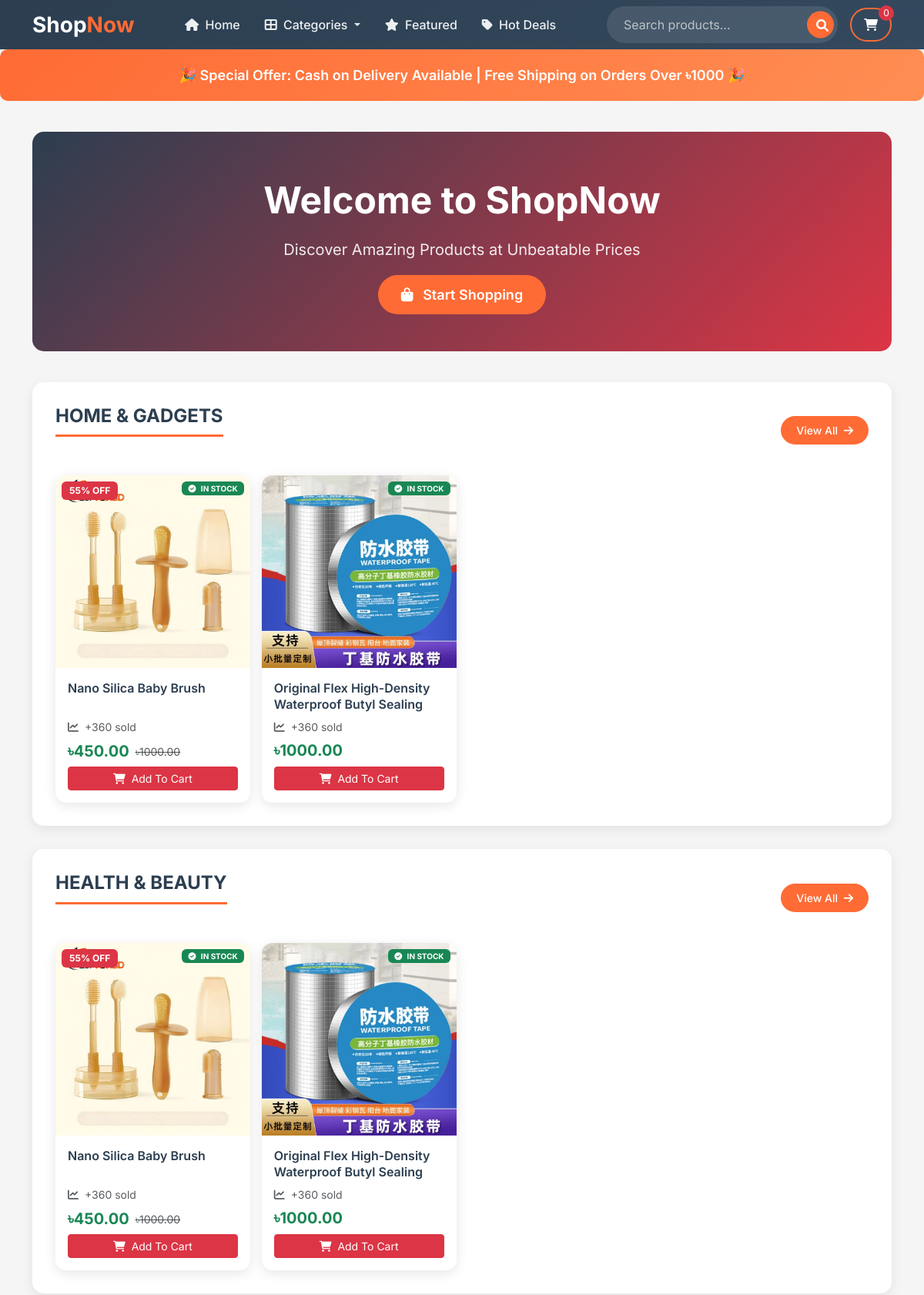
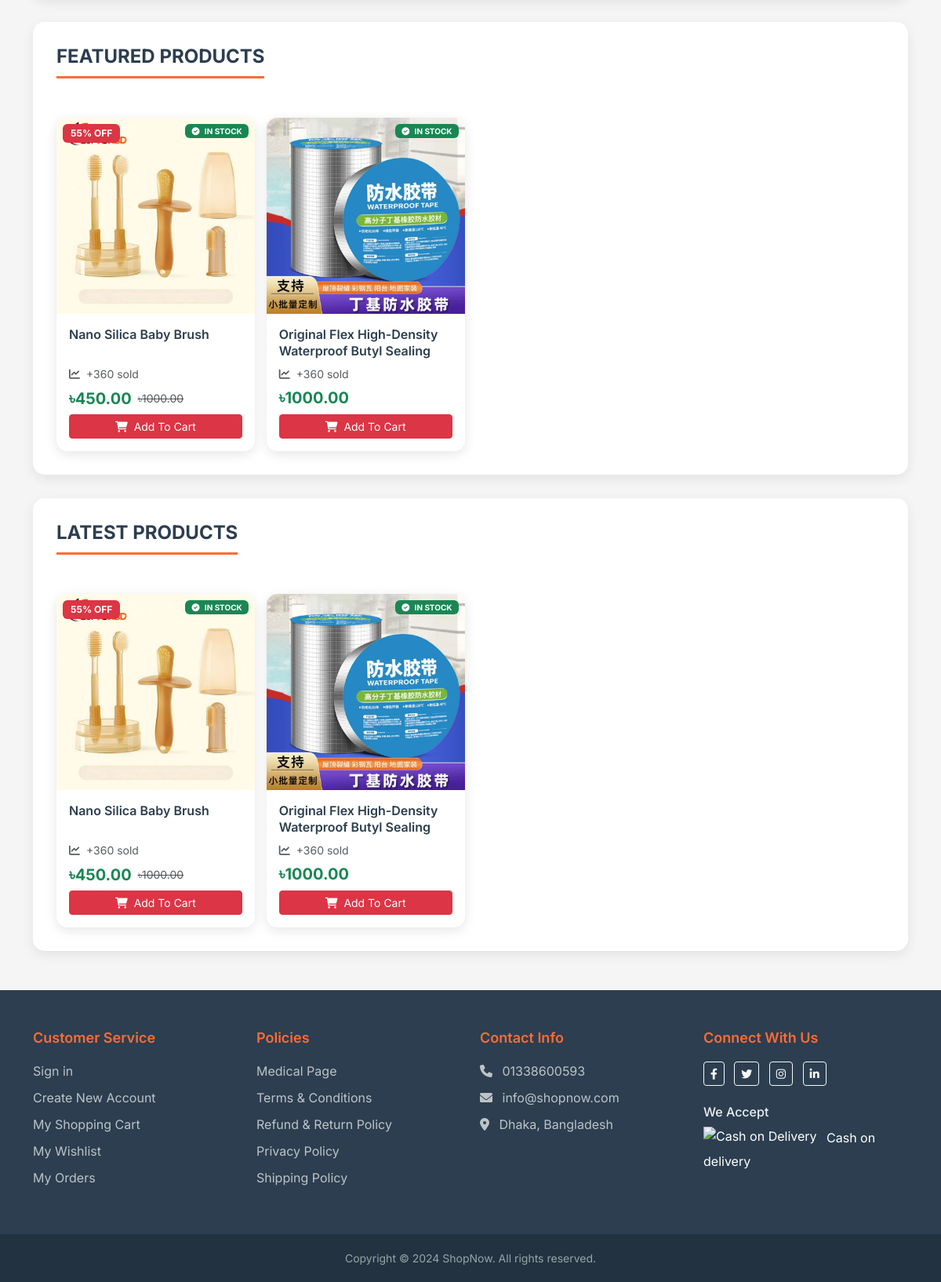
The page / on the database its author committed (2 pictures, top to bottom).
### products/models.py (models this page shows, shortened)
class Product(models.Model):
    category = models.ForeignKey(Category, related_name='products', on_delete=models.CASCADE)
    name = models.CharField(max_length=200)
    slug = models.SlugField(max_length=200, unique=True)
    description = RichTextField()
    price = models.DecimalField(max_digits=10, decimal_places=2)
    compare_price = models.DecimalField(max_digits=10, decimal_places=2, blank=True, null=True)
    cost_price = models.DecimalField(max_digits=10, decimal_places=2, blank=True, null=True)
    sku = models.CharField(max_length=100, unique=True)
    is_active = models.BooleanField(default=True)
    is_featured = models.BooleanField(default=False)
    has_variants = models.BooleanField(default=False)
    stock_quantity = models.IntegerField(default=0)
    low_stock_threshold = models.IntegerField(default=5)
    meta_title = models.CharField(max_length=200, blank=True)
    meta_description = models.TextField(blank=True)
    created_at = models.DateTimeField(auto_now_add=True)
    updated_at = models.DateTimeField(auto_now=True)
    class Meta:
        ordering = ['-created_at']
    def get_absolute_url(self):
        return reverse('products:product_detail', args=[self.slug])
    def is_in_stock(self):
        return self.stock_quantity > 0
    def get_discount_percentage(self):
        if self.compare_price and self.compare_price > self.price:
            return int(((self.compare_price - self.price) / self.compare_price) * 100)
        return 0

class ProductImage(models.Model):
    product = models.ForeignKey(Product, related_name='images', on_delete=models.CASCADE)
    image = models.ImageField(upload_to='products/')
    alt_text = models.CharField(max_length=200, blank=True)
    is_primary = models.BooleanField(default=False)
    created_at = models.DateTimeField(auto_now_add=True)
    class Meta:
        ordering = ['-is_primary', 'created_at']

### products/views.py (the view)
# urls.py: path('', views.home, name='home'),
def home(request):
    categories = Category.objects.filter(is_active=True)
    home_gadgets_products = Product.objects.filter(
        category__name__icontains='home',
        is_active=True
    )[:8] or Product.objects.filter(is_active=True)[:8]
    health_beauty_products = Product.objects.filter(
        category__name__icontains='health',
        is_active=True
    )[:8] or Product.objects.filter(is_active=True)[:8]
    featured_products = Product.objects.filter(
        is_featured=True,
        is_active=True
    )[:12] or Product.objects.filter(is_active=True)[:12]
    latest_products = Product.objects.filter(
        is_active=True
    ).order_by('-created_at')[:12]
    context = {
        'categories': categories,
        'home_gadgets_products': home_gadgets_products,
        'health_beauty_products': health_beauty_products,
        'featured_products': featured_products,
        'latest_products': latest_products,
    }
    return render(request, 'products/home.html', context)

### cart/context_processors.py (called while the page is built, shortened)
def cart_total_amount(request):
    return {
        'cart_total_quantity': 0,
        'cart_total_price': 0
    }

### products/context_processors.py (called while the page is built)
def categories(request):
    return {
        'categories': Category.objects.filter(is_active=True)
    }

### products/models.py (called while the page is built)
    def get_absolute_url(self):
        return reverse('products:category_products', args=[self.slug])

### templates/products/home.html (shortened to what this page needs)
{% extends 'base.html' %}
{% load static %}
{% block content %}
<div class="special-offers">
    <div class="container">
        <p class="offer-text">
            🎉 Special Offer: Cash on Delivery Available | Free Shipping on Orders Over ৳1000 🎉
        </p>
    </div>
</div>
<div class="container">
    <div class="hero-banner">
        <div class="container">
            <h1 class="hero-title">Welcome to ShopNow</h1>
            <p class="hero-subtitle">Discover Amazing Products at Unbeatable Prices</p>
            <a href="#featured-products" class="hero-btn">
                <i class="fas fa-shopping-bag me-2"></i> Start Shopping
            </a>
        </div>
    </div>
    <div class="category-section">
        <div class="category-header">
            <h2 class="section-title">HOME & GADGETS</h2>
            <a href="{% url 'products:category_products' 'home-gadgets' %}" class="view-all-btn">
                View All <i class="fas fa-arrow-right ms-1"></i>
            </a>
        </div>
        <div class="products-grid">
            {% for product in home_gadgets_products %}
            <div class="product-card-wrapper">
                {% include 'products/includes/product_card.html' with product=product %}
            </div>
            {% empty %}
            <div class="col-12 text-center py-5">
                <i class="fas fa-box-open fa-3x text-muted mb-3"></i>
                <p class="text-muted">No products available in this category.</p>
            </div>
            {% endfor %}
        </div>
    </div>
    <div class="category-section">
        <div class="category-header">
            <h2 class="section-title">HEALTH & BEAUTY</h2>
            <a href="{% url 'products:category_products' 'health-beauty' %}" class="view-all-btn">
                View All <i class="fas fa-arrow-right ms-1"></i>
            </a>
        </div>
        <div class="products-grid">
            {% for product in health_beauty_products %}
            <div class="product-card-wrapper">
                {% include 'products/includes/product_card.html' with product=product %}
            </div>
            {% empty %}
            <div class="col-12 text-center py-5">
                <i class="fas fa-box-open fa-3x text-muted mb-3"></i>
                <p class="text-muted">No products available in this category.</p>
            </div>
            {% endfor %}
        </div>
    </div>
    <div class="category-section" id="featured">
        <div class="category-header">
            <h2 class="section-title">FEATURED PRODUCTS</h2>
        </div>
        <div class="products-grid">
            {% for product in featured_products %}
            <div class="product-card-wrapper">
                {% include 'products/includes/product_card.html' with product=product %}
            </div>
            {% empty %}
            <div class="col-12 text-center py-5">
                <i class="fas fa-star fa-3x text-muted mb-3"></i>
                <p class="text-muted">No featured products available.</p>
            </div>
            {% endfor %}
        </div>
    </div>
    <div class="category-section">
        <div class="category-header">
            <h2 class="section-title">LATEST PRODUCTS</h2>
        </div>
        <div class="products-grid">
            {% for product in latest_products %}
            <div class="product-card-wrapper">
                {% include 'products/includes/product_card.html' with product=product %}
            </div>
            {% empty %}
            <div class="col-12 text-center py-5">
                <i class="fas fa-clock fa-3x text-muted mb-3"></i>
                <p class="text-muted">No latest products available.</p>
            </div>
            {% endfor %}
        </div>
    </div>
</div>
{% endblock %}

### templates/products/includes/product_card.html (shortened to what this page needs)
<a href="{{ product.get_absolute_url }}"
   class="text-decoration-none text-dark d-block h-100">
    <div class="card product-card h-100"
        style="
            border: none;
            border-radius: 14px;
            overflow: hidden;
            box-shadow: 0 4px 15px rgba(0,0,0,0.1);
            transition: all 0.3s ease;
        ">
        {% with product.images.all|first as primary_image %}
        <div class="position-relative"
            style="
                height: 250px;
                background-color: #ffffff;
                background-position: center center;
                background-repeat: no-repeat;
                background-size: cover;
                {% if primary_image %}
                    background-image: url('{{ primary_image.image.url }}');
                {% else %}
                    background-image: url('https://via.placeholder.com/400x280/f8f9fa/6c757d?text=No+Image');
                {% endif %}
            ">
            {% if product.get_discount_percentage %}
            <span class="position-absolute top-0 start-0 badge bg-danger m-2"
                style="font-size: 12px; padding: 6px 10px;">
                {{ product.get_discount_percentage }}% OFF
            </span>
            {% endif %}
            <span class="position-absolute top-0 end-0 badge
                {% if product.is_in_stock %}bg-success{% else %}bg-secondary{% endif %}
                m-2"
                style="font-size: 10px; padding: 4px 8px;">
                {% if product.is_in_stock %}
                <i class="fas fa-check-circle me-1"></i> IN STOCK
                {% else %}
                <i class="fas fa-times-circle me-1"></i> OUT OF STOCK
                {% endif %}
            </span>
        </div>
        {% endwith %}
        <div class="card-body d-flex flex-column p-3">
            <h6 class="card-title mb-2"
                style="
                    font-weight: 600;
                    color: #2c3e50;
                    line-height: 1.3;
                    height: 42px;
                    overflow: hidden;
                ">
                {{ product.name }}
            </h6>
            <small class="text-muted mb-2">
                <i class="fas fa-chart-line me-1"></i>
                +{{ product.sales_count|default:360 }} sold
            </small>
            <div class="mt-auto mb-2">
                {% if product.compare_price and product.compare_price > product.price %}
                <div class="d-flex align-items-center">
                    <span class="h5 mb-0 text-success fw-bold">৳{{ product.price }}</span>
                    <small class="text-muted text-decoration-line-through ms-2">
                        ৳{{ product.compare_price }}
                    </small>
                </div>
                {% else %}
                <span class="h5 mb-0 text-success fw-bold">৳{{ product.price }}</span>
                {% endif %}
            </div>
            {% if product.is_in_stock %}
            <button class="btn btn-danger btn-sm w-100 add-to-cart"
                    onclick="event.preventDefault(); event.stopPropagation(); addToCart({{ product.id }}, this);">
                <i class="fas fa-shopping-cart me-1"></i> Add To Cart
            </button>
            {% else %}
            <button class="btn btn-secondary btn-sm w-100" disabled>
                <i class="fas fa-times-circle me-1"></i> Out of Stock
            </button>
            {% endif %}
        </div>
    </div>
</a>

### static/css/style.css (style rules this page uses)
.product-card { transition: transform 0.3s ease; }

### templates/base.html (style rules this page uses)
:root { --primary-color: #dc3545; --secondary-color: #28a745; --accent-color: #ff6b35; --dark-color: #2c3e50; --light-color: #f8f9fa; }
body { font-family: 'Inter', sans-serif; background-color: #f5f5f5; }

### templates/products/home.html (style rules this page uses)
.section-title { font-size: 24px; font-weight: 700; color: var(--dark-color); margin-bottom: 25px; padding-bottom: 10px; border-bottom: 3px solid var(--accent-color); display: inline-block; }
.category-section { background: white; border-radius: 15px; padding: 30px; margin-bottom: 30px; box-shadow: 0 5px 15px rgba(0,0,0,0.08); }
.category-header { display: flex; justify-content: space-between; align-items: center; margin-bottom: 25px; }
.view-all-btn { background: var(--accent-color); color: white; border: none; padding: 8px 20px; border-radius: 20px; text-decoration: none; font-size: 14px; font-weight: 500; transition: all 0.3s ease; }
.products-grid { display: grid; grid-template-columns: repeat(4, 1fr); gap: 15px; }
.hero-banner { background: linear-gradient(135deg, var(--dark-color), var(--primary-color)); color: white; padding: 60px 0; border-radius: 15px; margin-bottom: 40px; text-align: center; }
.hero-title { font-size: 48px; font-weight: 700; margin-bottom: 20px; }
.hero-subtitle { font-size: 20px; margin-bottom: 30px; opacity: 0.9; }
.hero-btn { background: var(--accent-color); color: white; border: none; padding: 15px 30px; border-radius: 30px; font-size: 18px; font-weight: 600; text-decoration: none; transition: all 0.3s ease; }
.special-offers { background: linear-gradient(135deg, #ff6b35, #ff8e53); color: white; padding: 20px 0; border-radius: 10px; margin-bottom: 40px; text-align: center; }
.offer-text { font-size: 18px; font-weight: 600; margin: 0; }

### rows shown on the page
Product: image (picture), get_discount_percentage "55", stock_quantity "IN STOCK", name "Nano Silica Baby Brush", sales_count "360", price "450.00", compare_price "1000.00"
Product: image (picture), stock_quantity "IN STOCK", name "Original Flex High-Density Waterproof Butyl Sealing…", sales_count "360", price "1000.00"

### other values the page prints
{{ cart_total_quantity|default:0 }} "0"
